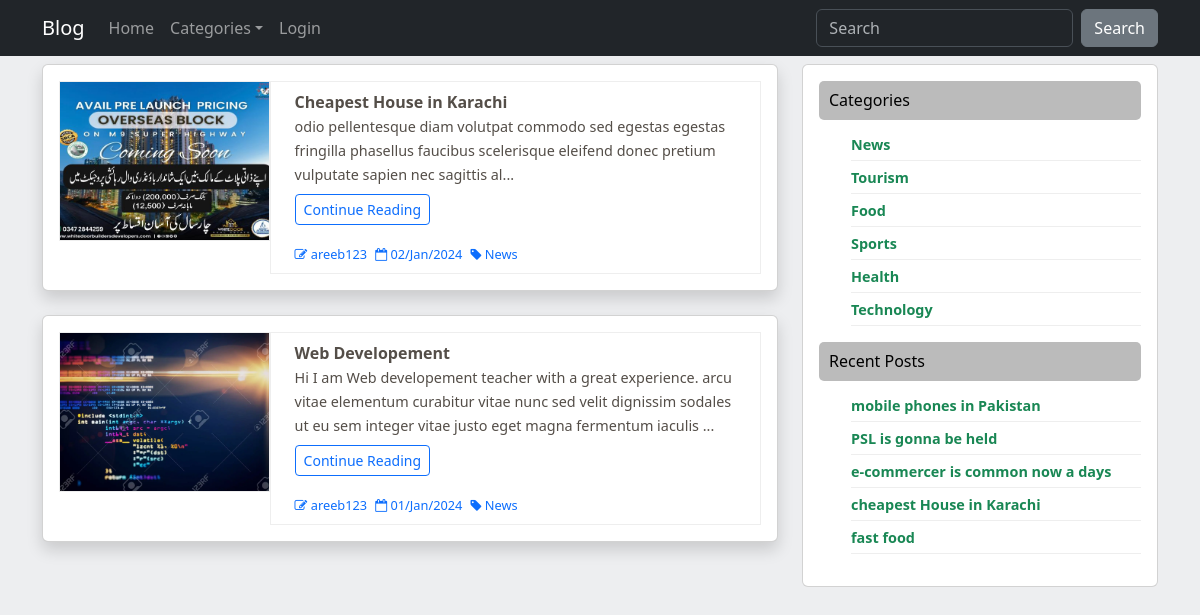
/category.php?id=1, run on the app's committed database.
### tables this page shows
CREATE TABLE `blog` (
  `blog_id` int(11) NOT NULL AUTO_INCREMENT,
  `blog_title` varchar(255) NOT NULL,
  `blog_body` longtext NOT NULL,
  `blog_img` varchar(255) NOT NULL,
  `category` int(11) NOT NULL,
  `author_id` int(11) NOT NULL,
  `publish_date` timestamp NOT NULL DEFAULT current_timestamp(),
  PRIMARY KEY (`blog_id`)
);

CREATE TABLE `user` (
  `user_id` int(11) NOT NULL AUTO_INCREMENT,
  `username` varchar(100) NOT NULL,
  `email` varchar(255) NOT NULL,
  `password` varchar(255) NOT NULL,
  `role` int(11) NOT NULL,
  PRIMARY KEY (`user_id`)
);

CREATE TABLE `categories` (
  `category_id` int(11) NOT NULL AUTO_INCREMENT,
  `category_name` varchar(255) NOT NULL,
  PRIMARY KEY (`category_id`)
);

### category.php (the view, shortened to what this page needs)
<?php include 'header.php';
	$id = $_GET['id'];
	$sql = "SELECT * FROM blog LEFT JOIN Categories ON blog.category=Categories.Category_id LEFT JOIN user ON blog.author_id=user.user_id WHERE category_id='$id' ORDER BY blog.publish_date DESC";
	$run = mysqli_query($config,$sql);
	$rows = mysqli_num_rows($run);
?>
<div class="container mt-2">
	<div class="row">
		<div class="col-lg-8">
			<?php
				if ($rows)
				{
					while ($result = mysqli_fetch_assoc($run)) {
			?>
			<div class="card shadow mb-4">
				<div class="card-body d-flex blog_flex">
					<div class="flex-part1">
						<a href="single_post.php?id=<?= $result['blog_id'] ?>">
							<?php $img = $result['blog_img']  ?>
							<img src="admin/upload/<?= $img ?>">
						</a>
					</div>
					<div class="flex-grow-1 flex-part2 px-4 py-2">
						  <a href="single_post.php?id=<?= $result['blog_id'] ?>" id="title">
						  	<?= ucfirst($result['blog_title']) ?>
						  </a>
						<p>
						  <a href="single_post.php?id=<?= $result['blog_id'] ?>" id="body">
						  	<?= strip_tags(substr($result['blog_body'], 0,200))."..." ?>
						  </a> <span><br>
                          <a href="single_post.php?id=<?= $result['blog_id'] ?>" class="btn btn-sm btn-outline-primary mt-2">Continue Reading
                          </a></span>
                        </p>
						<ul>
							<li class="me-2"><a href="" class="text-primary"> <span>
                                <i class="fa fa-pencil-square-o" aria-hidden="true"></i></span>
						  			<?= $result['username'] ?>
                            	</a>
							</li>
							<li class="me-2">
								<a href="" class="text-primary"> <span><i class="fa fa-calendar-o" aria-hidden="true"></i></span>
						  			<?= date('d/M/Y',strtotime($result['publish_date'])) ?>
								 </a>
							</li>
							<li>
								<a href="" class="text-primary"> <span><i class="fa fa-tag" aria-hidden="true"></i></span>
						  			<?= $result['category_name'] ?>
								 </a>
						    </li>
						</ul>
					</div>
				</div>
			</div>
			<?php } }?>
		</div>
		<?php include 'sidebar.php'; ?>
	</div>
</div>
<?php include 'footer.php'; ?>

### sidebar.php
<?php
	include 'config.php';
	$select = "SELECT * FROM categories";
	$query = mysqli_query($config, $select);
	$select2 = "SELECT * FROM blog ORDER BY publish_date DESC LIMIT 5";
	$query2 = mysqli_query($config, $select2);
?>
<div class="col-lg-4">
	<div class="card">
		<div class="card-body d-flex right-section">
			<div id="categories">
				<h6>Categories</h6>
				<ul>
					<?php while ($cats = mysqli_fetch_assoc($query)) { ?>
					<li>
						<a href="category.php?id=<?= $cats['category_id'] ?>" class="text-success fw-bold">
							<?= $cats['category_name'] ?>
						</a>
					</li>
					<?php } ?>
				</ul>
			</div>
			<div id="posts">
				<h6>Recent Posts</h6>
					<ul>
						<?php while ($posts = mysqli_fetch_assoc($query2)) { ?>
						<li>
							<a href="single_post.php?id=<?= $posts['blog_id'] ?>" class="text-success fw-bold">
								<?= $posts['blog_title'] ?>
							</a>
						</li>
						<?php } ?>
					</ul>
				</div>
		</div>
	</div>
</div>

### style.css (style rules this page uses)
body { font-family: 'Poppins', sans-serif; font-family: 'Source Sans Pro', sans-serif; }
.blog_flex { display: flex; width: 100%; }
.flex-part1 { width: 30%; height: 12rem !important; border: 1px solid #eee; }
.flex-part2 { border: 1px solid #eee !important; padding-left: 10px; width: 70%; }
.flex-part1 img { width: 100%; height: 100%; object-fit: cover; }
.flex-part2 #title { color: #544E48; text-decoration: none; font-weight: bold; text-align: justify; }
.flex-part2 #body { color: #544E48; text-decoration: none; text-align: justify; font-size: 0.9rem; }
.flex-part2 ul { display: flex; padding: 0 !important; margin: 0 !important; }
.flex-part2 ul li { list-style: none; }
.flex-part2 ul li a { color: gray; text-decoration: none; font-size: 0.8rem; }
.right-section { flex-direction: column; }
.right-section h6 { background-color: #bbb; color: #000; padding: 10px; border-radius: 5px; }
.right-section ul li a { text-decoration: none; color: #555; font-size: 0.9rem; }
.right-section ul li { list-style: none; border-bottom: 1px solid #eee; padding: 4px 0 4px 0; }
@media screen and (max-width: 1200px) { .flex-part1 { height: 10rem !important; } }

### data on the page
blog: blog_img (picture), blog_title "Cheapest House in Karachi", blog_body "odio pellentesque diam volutpat commodo sed egestas egestas fringilla phasellus faucibus scelerisque eleifend donec pretium vulputate sapien nec sagittis al", author.username "areeb123", publish_date "02/Jan/2024", categories.category_name "News", blog_title "cheapest House in Karachi"
blog: blog_img (picture), blog_title "Web Developement", blog_body "Hi I am Web developement teacher with a great experience. arcu vitae elementum curabitur vitae nunc sed velit dignissim sodales ut eu sem integer vitae justo eget magna fermentum iaculis", author.username "areeb123", publish_date "01/Jan/2024", categories.category_name "News"
categories: category_name "News"
categories: category_name "Tourism"
categories: category_name "Food"
categories: category_name "Sports"
categories: category_name "Health"
categories: category_name "Technology"
blog: blog_title "mobile phones in Pakistan"
blog: blog_title "PSL is gonna be held"
blog: blog_title "e-commercer is common now a days"
blog: blog_title "fast food"
